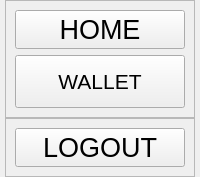
         <widget class="QFrame" name="side_menu">
          <property name="sizePolicy">
           <sizepolicy hsizetype="Preferred" vsizetype="Expanding">
            <horstretch>0</horstretch>
            <verstretch>0</verstretch>
           </sizepolicy>
          </property>
          <property name="minimumSize">
           <size>
            <width>200</width>
            <height>0</height>
           </size>
          </property>
          <property name="maximumSize">
           <size>
            <width>0</width>
            <height>16777215</height>
           </size>
          </property>
          <layout class="QVBoxLayout" name="verticalLayout_2" stretch="0,0">
           <property name="spacing">
            <number>0</number>
           </property>
           <property name="leftMargin">
            <number>0</number>
           </property>
           <property name="topMargin">
            <number>0</number>
           </property>
           <property name="rightMargin">
            <number>0</number>
           </property>
           <property name="bottomMargin">
            <number>0</number>
           </property>
           <item alignment="Qt::AlignHCenter|Qt::AlignTop">
            <widget class="QFrame" name="frame_5">
             <property name="frameShape">
              <enum>QFrame::StyledPanel</enum>
             </property>
             <property name="frameShadow">
              <enum>QFrame::Raised</enum>
             </property>
             <layout class="QVBoxLayout" name="verticalLayout_3">
              <item>
               <widget class="QPushButton" name="home">
                <property name="minimumSize">
                 <size>
                  <width>170</width>
                  <height>0</height>
                 </size>
                </property>
                <property name="maximumSize">
                 <size>
                  <width>170</width>
                  <height>16777215</height>
                 </size>
                </property>
                <property name="font">
                 <font>
                  <pointsize>20</pointsize>
                 </font>
                </property>
                <property name="text">
                 <string>HOME</string>
                </property>
                <property name="icon">
                 <iconset resource="../resources/icons.qrc">
                  <normaloff>:/icons/icons/home.svg</normaloff>:/icons/icons/home.svg</iconset>
                </property>
                <property name="iconSize">
                 <size>
                  <width>24</width>
                  <height>24</height>
                 </size>
                </property>
               </widget>
              </item>
              <item>
               <widget class="QPushButton" name="wallet">
                <property name="minimumSize">
                 <size>
                  <width>170</width>
                  <height>53</height>
                 </size>
                </property>
                <property name="maximumSize">
                 <size>
                  <width>170</width>
                  <height>16777215</height>
                 </size>
                </property>
                <property name="font">
                 <font>
                  <pointsize>16</pointsize>
                  <stylestrategy>PreferDefault</stylestrategy>
                  <kerning>true</kerning>
                 </font>
                </property>
                <property name="styleSheet">
                 <string notr="true"/>
                </property>
                <property name="text">
                 <string>WALLET</string>
                </property>
                <property name="icon">
                 <iconset resource="../resources/icons.qrc">
                  <normaloff>:/icons/icons/dollar-sign.svg</normaloff>:/icons/icons/dollar-sign.svg</iconset>
                </property>
                <property name="iconSize">
                 <size>
                  <width>24</width>
                  <height>24</height>
                 </size>
                </property>
               </widget>
              </item>
             </layout>
            </widget>
           </item>
           <item alignment="Qt::AlignHCenter|Qt::AlignBottom">
            <widget class="QFrame" name="frame">
             <property name="frameShape">
              <enum>QFrame::StyledPanel</enum>
             </property>
             <property name="frameShadow">
              <enum>QFrame::Raised</enum>
             </property>
             <layout class="QVBoxLayout" name="verticalLayout_5">
              <item>
               <widget class="QPushButton" name="pushButton_5">
                <property name="minimumSize">
                 <size>
                  <width>170</width>
                  <height>0</height>
                 </size>
                </property>
                <property name="maximumSize">
                 <size>
                  <width>170</width>
                  <height>16777215</height>
                 </size>
                </property>
                <property name="font">
                 <font>
                  <pointsize>20</pointsize>
                 </font>
                </property>
                <property name="styleSheet">
                 <string notr="true">QPushButton:hover{
	background-color: qlineargradient(spread:pad, x1:1, y1:1, x2:0, y2:0, stop:0 rgba(165, 4, 77, 255), stop:1 rgba(165, 117, 139, 255));
}</string>
                </property>
                <property name="text">
                 <string>LOGOUT</string>
                </property>
                <property name="icon">
                 <iconset resource="../resources/icons.qrc">
                  <normaloff>:/icons/icons/log-out.svg</normaloff>:/icons/icons/log-out.svg</iconset>
                </property>
                <property name="iconSize">
                 <size>
                  <width>24</width>
                  <height>24</height>
                 </size>
                </property>
               </widget>
              </item>
             </layout>
            </widget>
           </item>
          </layout>
         </widget>
